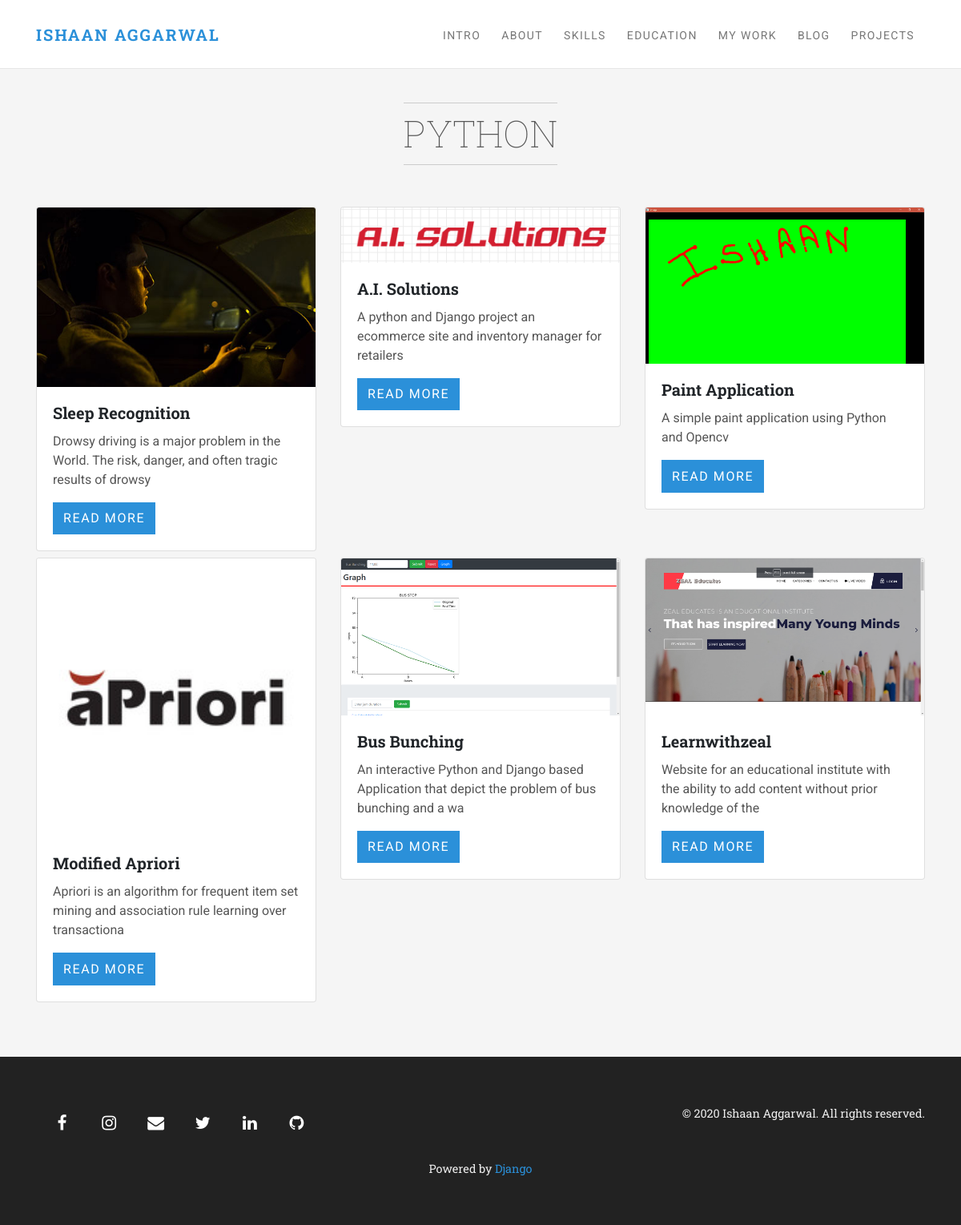
/project/Python/, run on the app's committed database.
### myapp/models.py (models this page shows, shortened)
class Category(models.Model):
    name = models.CharField(max_length=20)

class Project(models.Model):
    title = models.CharField(max_length=100)
    description = models.TextField()
    technology = models.ManyToManyField('Category', related_name="technology")
    date = models.CharField(max_length=20, default='jkl')
    image = models.ImageField(upload_to='project/')
    video = models.TextField(blank=True)
    git = models.TextField(blank=True)
    slide = models.TextField(blank=True)
    document = models.TextField(blank=True)

### myapp/views.py (the view)
# urls.py: path("<tech>/", project_tech, name="project_tech"),
def project_tech(request, tech):
    project = Project.objects.filter(
        technology__name=tech
    )
    context = {
        "tech": tech,
        "project": project
    }
    return render(request, "portfolio/project_tech.html", context)

### myapp/templates/portfolio/project_tech.html (shortened to what this page needs)
{% extends "portfolio/base.html" %}
{% load static %}
{% block body %}
<section id="testimonials" class="testimonials-section bg-gray">
    <div class="container">
        <br><br>
        <header class="text-center mb-2">
          <h2 data-animate="fadeInUp" class="title">{{ tech | title }}</h2>
        </header>
        <div class="row">
        {% for project in project %}
            <div class="col-md-4">
                <div class="card mb-2">
                    <img class="card-img-top" src="{{ project.image.url }}">
                    <div class="card-body">
                        <h5 class="card-title">{{ project.title|title }}</h5>
                        <p class="card-text">{{ project.description|slice:":100" }}</p>
                        <a href="{% url 'project_detail' project.pk %}"
                           class="btn btn-primary">
                            Read More
                        </a>
                    </div>
                </div>
            </div>
            {% endfor %}
        </div>
    </div>
</section>
{% endblock %}

### project/CSS/style.default.css (style rules this page uses)
[data-animate] { visibility: hidden; }
.animated { visibility: visible; -webkit-animation-duration: 1.5s; animation-duration: 1.5s; }
body { color: #555; }
p { color: #555; }
section { padding: 60px 0; position: relative; }
.title { display: inline-block; font-size: 2.9rem; font-weight: 100; padding: 10px 0; margin-bottom: 44px; text-align: center; border-bottom: solid 1px #ccc; border-top: solid 1px #ccc; text-transform: uppercase; letter-spacing: 0.1em; line-height: 1.2; color: #555; margin-top: 20px; letter-spacing: 0; }
.bg-gray { background: #f5f5f5; }
.btn { font-weight: 400; border: 1px solid transparent; text-transform: uppercase; letter-spacing: 0.1em; padding: 0.45rem 0.75rem; font-size: 1rem; line-height: 1.5; border-radius: 0rem; -webkit-transition: color 0.15s ease-in-out, background-color 0.15s ease-in-out, border-color 0.15s ease-in-out, -webkit-box-shadow 0.15s ease-in-out; transition: color 0.15s ease-in-out, background-color 0.15s ease-in-out, border-color 0.15s ease-in-out, -webkit-box-shadow 0.15s ease-in-out; transition: color 0.15s ease-in-out, background-color 0.15s ease-in-out, border-color 0.15s ease-in-out, box-shadow 0.15s ease-in-out; transition: color 0.15s ease-in-out, background-color 0.15s ease-in-out, border-color 0.15s ease-in-out, box-shadow 0.15s ease-in-out, -webkit-box-shadow 0.15s ease-in-out; }
.btn-primary { color: #212529; background-color: #4fbfa8; border-color: #4fbfa8; }
body { font-family: "Roboto", sans-serif; font-size: 1rem; font-weight: 400; line-height: 1.5; color: #212529; background-color: #fff; }
a { color: #4fbfa8; text-decoration: none; }
h1, h2, h3, h4, h5, h6, .h1, .h2, .h3, .h4, .h5, .h6 { margin-bottom: 0.5rem; font-family: "Roboto Slab", serif; font-weight: 700; line-height: 1.2; color: inherit; }
h2, .h2 { font-size: 2.15rem; }
h5, .h5 { font-size: 1.25rem; }
.card { background-color: #fff; border: 1px solid rgba(0, 0, 0, 0.125); border-radius: 0.25rem; }
.card-body { padding: 1.25rem; }
.card-title { margin-bottom: 0.75rem; }
.card-img-top { border-top-left-radius: calc(0.25rem - 1px); border-top-right-radius: calc(0.25rem - 1px); }

### project/CSS/style.blue.css (style rules this page uses)
[data-animate] { visibility: hidden; }
.animated { visibility: visible; -webkit-animation-duration: 1.5s; animation-duration: 1.5s; }
body { color: #555; }
p { color: #555; }
section { padding: 60px 0; position: relative; }
.title { display: inline-block; font-size: 2.9rem; font-weight: 100; padding: 10px 0; margin-bottom: 44px; text-align: center; border-bottom: solid 1px #ccc; border-top: solid 1px #ccc; text-transform: uppercase; letter-spacing: 0.1em; line-height: 1.2; color: #555; margin-top: 20px; letter-spacing: 0; }
.bg-gray { background: #f5f5f5; }
.btn { font-weight: 400; border: 1px solid transparent; text-transform: uppercase; letter-spacing: 0.1em; padding: 0.45rem 0.75rem; font-size: 1rem; line-height: 1.5; border-radius: 0rem; -webkit-transition: color 0.15s ease-in-out, background-color 0.15s ease-in-out, border-color 0.15s ease-in-out, -webkit-box-shadow 0.15s ease-in-out; transition: color 0.15s ease-in-out, background-color 0.15s ease-in-out, border-color 0.15s ease-in-out, -webkit-box-shadow 0.15s ease-in-out; transition: color 0.15s ease-in-out, background-color 0.15s ease-in-out, border-color 0.15s ease-in-out, box-shadow 0.15s ease-in-out; transition: color 0.15s ease-in-out, background-color 0.15s ease-in-out, border-color 0.15s ease-in-out, box-shadow 0.15s ease-in-out, -webkit-box-shadow 0.15s ease-in-out; }
.btn-primary { color: #fff; background-color: #2b90d9; border-color: #2b90d9; }
body { font-family: "Roboto", sans-serif; font-size: 1rem; font-weight: 400; line-height: 1.5; color: #212529; background-color: #fff; }
a { color: #2b90d9; text-decoration: none; }
h1, h2, h3, h4, h5, h6, .h1, .h2, .h3, .h4, .h5, .h6 { margin-bottom: 0.5rem; font-family: "Roboto Slab", serif; font-weight: 700; line-height: 1.2; color: inherit; }
h2, .h2 { font-size: 2.15rem; }
h5, .h5 { font-size: 1.25rem; }
.card { background-color: #fff; border: 1px solid rgba(0, 0, 0, 0.125); border-radius: 0.25rem; }
.card-body { padding: 1.25rem; }
.card-title { margin-bottom: 0.75rem; }
.card-img-top { border-top-left-radius: calc(0.25rem - 1px); border-top-right-radius: calc(0.25rem - 1px); }

### data on the page
Category: name "PYTHON"
Project: image (picture), title "Sleep Recognition", description "Drowsy driving is a major problem in the World. The risk, danger, and often tragic results of drowsy"
Project: image (picture), title "A.I. Solutions", description "A python and Django project an ecommerce site and inventory manager for retailers"
Project: image (picture), title "Paint Application", description "A simple paint application using Python and Opencv"
Project: image (picture), title "Modified Apriori", description "Apriori is an algorithm for frequent item set mining and association rule learning over transactiona"
Project: image (picture), title "Bus Bunching", description "An interactive Python and Django based Application that depict the problem of bus bunching and a wa"
Project: image (picture), title "Learnwithzeal", description "Website for an educational institute with the ability to add content without prior knowledge of the"
